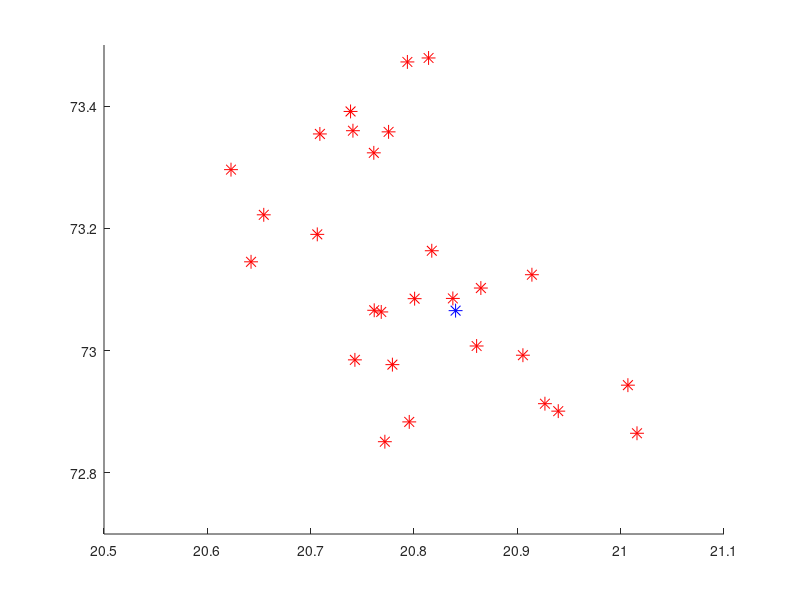

This chart was generated by the following MATLAB code:
%%%%%%%%%%%%%%%%%%%%%%%%%%%%%%%%%%%%%%%%%%%%
%      Plot last schools of each cluster   %
%%%%%%%%%%%%%%%%%%%%%%%%%%%%%%%%%%%%%%%%%%%%
load('clusterdata.mat'); % data and time_routes imported

%% FINAL DATA
KITCHEN_X = [20.840249];
KITCHEN_Y = [73.065424];
figure;
hold on;
test = 1;
plot(KITCHEN_X, KITCHEN_Y, 'MarkerSize', 10, 'Marker', '*', 'Color', 'b')
for i = 2:length(data),
  if(data(i,1)~=data(i-1,1))
    plot(data(i-1,2), data(i-1,3), 'MarkerSize', 10, 'Marker', '*', 'Color', 'r');
    disp(test);
    test = 1;
  else
    test = test+1;
  end
end
plot(data(end,2), data(end,3), 'MarkerSize', 10, 'Marker', '*', 'Color', 'r');
axis([20.5 21.1 72.7 73.5]); % select custom axis scale
set(gca,'Color','k');
